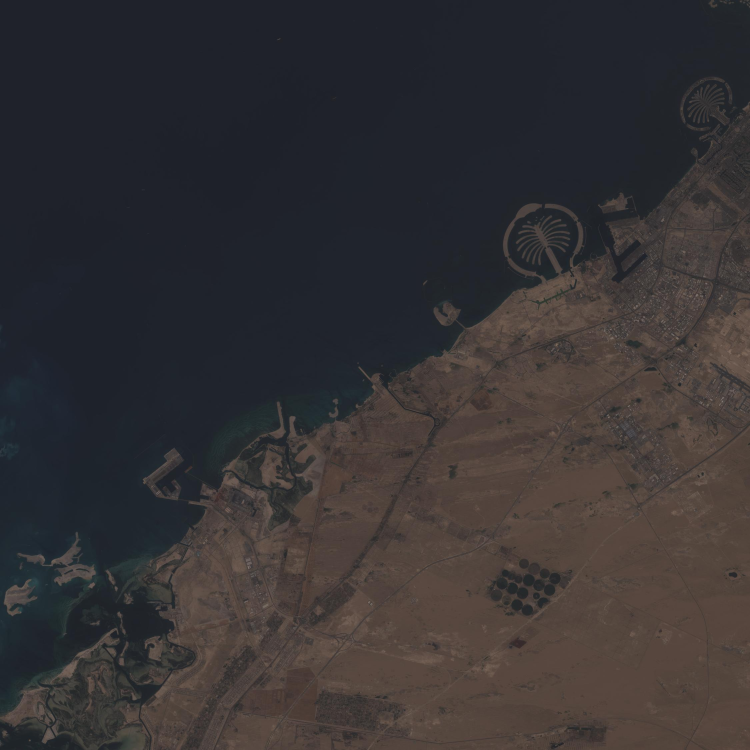
#> input picture dubaj_2024_1.jpg, 2250 x 2250 px (shown at 1/3 size)
$ jupyter execute --allow-errors brudnopis2.ipynb   (shell and % lines are left out)
#> lines starting #> are read from the running program, lines starting #| are printed output that depends on the picture
# Instalacja Bibliotek

[cell 1]
from landsatxplore.api import API
from landsatxplore.earthexplorer import EarthExplorer
import os

# Dane logowania do USGS
username = 'Morpheus1024'
password = 'Niy$@Km!j6W2K9mzo5x#U@^#UzDFY#Bxb@sX%5PZwL2Pzc@GE33YhH4$cP'

# Inicjalizacja API
#> (the rest of this cell did not finish here and is left out)

[cell 2]
import tifffile as tiff
import numpy as np
import matplotlib.pyplot as plt
#tif_image = Image.open('Landsat/2019/LE07_L2SP_191022_20190415_20200827_02_T1_SR_B5.TIF')
# Ścieżki do plików z kanałami
band5_path = 'Landsat/Las/2013/LC08_L2SP_227065_20130621_20200912_02_T1_SR_B6.TIF'  # Red
band4_path = 'Landsat/Las/2013/LC08_L2SP_227065_20130621_20200912_02_T1_SR_B5.TIF'  # Green
band3_path = 'Landsat/Las/2013/LC08_L2SP_227065_20130621_20200912_02_T1_SR_B4.TIF'  # Blue

# Otwórz kanały
#> (the rest of this cell did not finish here and is left out)

[cell 3]
# segmentacja wcztanego zdjęcia landsat przy pimocy torchgeo
#halo?
from torch.utils.data import DataLoader
from torchgeo.datasets import CDL, Landsat7, Landsat8, stack_samples
from torchgeo.samplers import RandomGeoSampler

import torchvision.transforms as T

[cell 4]
import cv2
import numpy as np
import matplotlib.pyplot as plt

# Wczytaj obraz
img = cv2.imread('dubaj_2024_1.jpg')
#> img is the input picture: shape (2250, 2250, 3); mean B, G, R 52.2, 50.4, 53.8
img_rgb = cv2.cvtColor(img, cv2.COLOR_BGR2RGB)
img_lab = cv2.cvtColor(img_rgb, cv2.COLOR_RGB2LAB)
#> img_lab: shape (2250, 2250, 3); mean of channels 0, 1, 2 54.3, 130, 127.2

# Definicja progów dla LAB (dostosuj wartości progów według własnych potrzeb)
thresholds = [
    (np.array([0, 0, 0]), np.array([80, 80, 80])),
    (np.array([80, 80, 80]), np.array([160, 160, 160])),
    (np.array([160, 160, 160]), np.array([240, 240, 240])),
    (np.array([20, 130, 130]), np.array([80, 150, 150])),
    (np.array([80, 150, 150]), np.array([140, 230, 230])),
]

# Tworzenie maski dla każdego progu
masks = [cv2.inRange(img_lab, lower, upper) for lower, upper in thresholds]
#> masks = 5 items

# Tworzenie segmentowanego obrazu
segmented_img = np.zeros_like(img_rgb)

# Kolory do wizualizacji segmentów
colors = [
    [255, 0, 0],  # czerwony
    [0, 255, 0],  # zielony
    [0, 0, 255],  # niebieski
    [255, 255, 0], # żółty
    [0, 255, 255]  # cyan
]

# Nałożenie masek na oryginalny obraz
for mask, color in zip(masks, colors):
    segmented_img[mask != 0] = color
#> this loop made 5 passes
#> color on passes 1 to 5: [255, 0, 0], [0, 255, 0], [0, 0, 255], [255, 255, 0], [0, 255, 255]
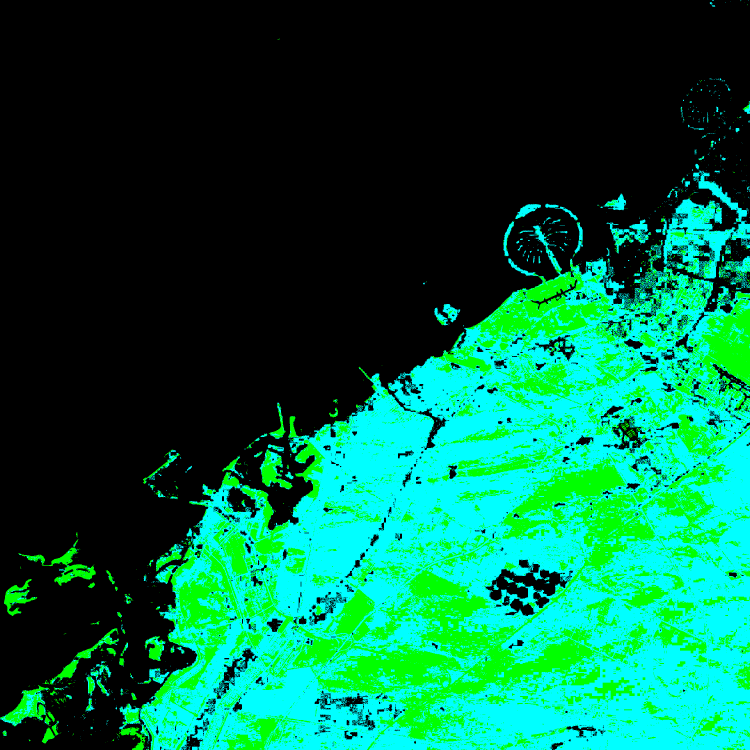
#> segmented_img: shape (2250, 2250, 3) (shown at 1/3 size); mean of channels 0, 1, 2 68.5, 101.9, 0; drawn as B, G, R

# Wyświetl oryginalny obraz i wynik segmentacji
plt.figure(figsize=(12, 6))
plt.subplot(1, 2, 1)
plt.title('Oryginalny obraz')
plt.imshow(img_rgb)
plt.subplot(1, 2, 2)
plt.title('Segmentacja za pomocą progowania')
plt.imshow(segmented_img)
plt.axis('off')
plt.show()
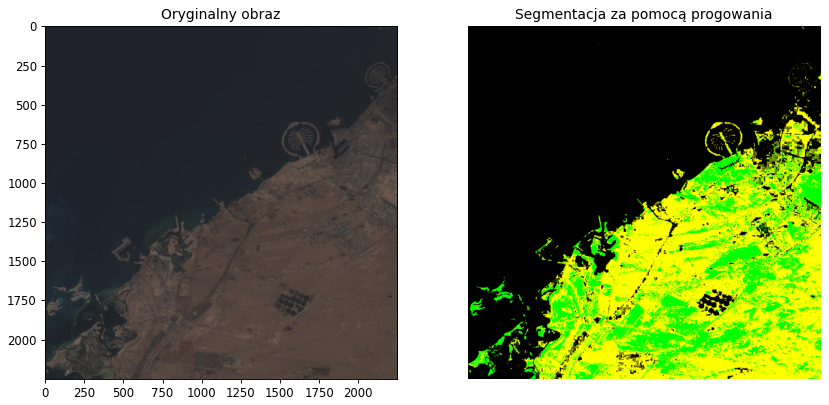
#> figure drawn by matplotlib, 2 panels

[cell 5]
from PIL import Image
import numpy as np
import matplotlib.pyplot as plt

# Funkcja do klasyfikacji kolorów
def classify_color(color):
    # Definiowanie kolorów (woda, lasy, miasta)
    water_color = np.array([0, 0, 255])
    forest_color = np.array([0, 255, 0])
    city_color = np.array([128, 128, 128])

    # Obliczanie odległości euklidesowych
    dist_water = np.linalg.norm(color - water_color)
    dist_forest = np.linalg.norm(color - forest_color)
    dist_city = np.linalg.norm(color - city_color)

    # Klasyfikacja na podstawie najmniejszej odległości
    if dist_water < dist_forest and dist_water < dist_city:
        return 'woda'
    elif dist_forest < dist_water and dist_forest < dist_city:
        return 'las'
    else:
        return 'miasto'

# Wczytaj obrazy
image1 = Image.open('LC08_L1TP_174038_20240616_20240616_02_RT.jpg')
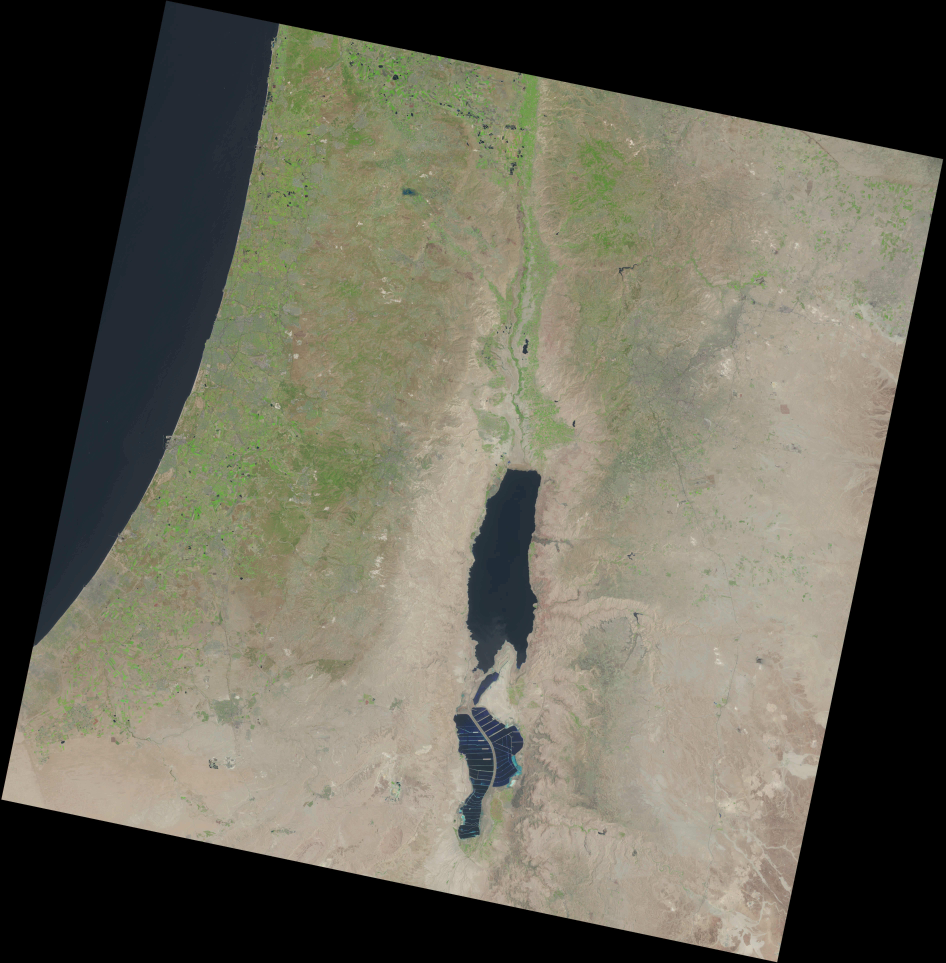
#> input picture data/LC08_L1TP_174038_20240616_20240616_02_RT.jpg, 7561 x 7701 px, found by its file name (shown at 1/8 size)
#> image1 is the input picture: PIL image 7561x7701 RGB; mean R, G, B 101.5, 99.3, 85.5
image2 = Image.open('LO08_L1TP_174038_20130602_20200924_02_T1.jpg')
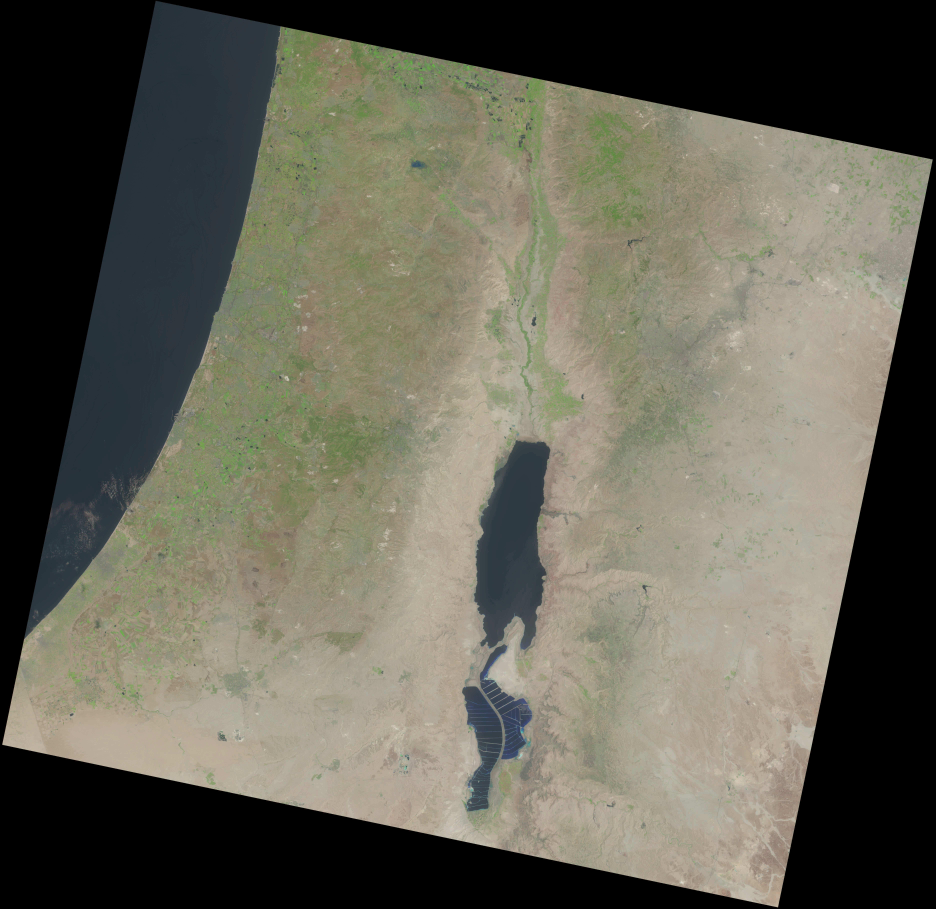
#> input picture data/LO08_L1TP_174038_20130602_20200924_02_T1.jpg, 7481 x 7271 px, found by its file name (shown at 1/8 size)
#> image2 is the input picture: PIL image 7481x7271 RGB; mean R, G, B 100.8, 98.8, 85.9

# Konwertuj obrazy na tablice NumPy
image1_np = np.array(image1)
image2_np = np.array(image2)

# Znajdź minimalne wymiary wspólne dla obu obrazów
min_height = min(image1_np.shape[0], image2_np.shape[0])
#> min_height = 7271
min_width = min(image1_np.shape[1], image2_np.shape[1])
#> min_width = 7481

# Przytnij obrazy do minimalnych wymiarów
image1_np = image1_np[:min_height, :min_width]
image2_np = image2_np[:min_height, :min_width]

# Oblicz różnicę
#> (the rest of this cell did not finish here and is left out)

#> (a cell that did not finish here is left out)

[cell 7]
import cv2
import numpy as np
from sklearn.cluster import KMeans
import matplotlib.pyplot as plt

img = cv2.imread('Landsat/2000/sections/section_5_8.png')
#> (the rest of this cell did not finish here and is left out)

# Dodanie wytrenowanego modelu

https://pytorch.org/vision/stable/models.html

#### semantyczna

Landsat/2018/LE07_L2SP_190022_20180523_20200829_02_T1_SR_B3.TIF

[cell 8]
import os
import torch
from samgeo import SamGeo

# Ścieżka do własnego obrazu wejściowego
image = 'Landsat/2018/sections/section_8_8.png'

# Ścieżka do pliku wyjściowego dla segmentacji
mask = 'segment.tif'

# Ścieżka do pliku wyjściowego dla wektorowej maski segmentacji
vector = 'segment.gpkg'

# Ścieżka do pliku checkpoint modelu SAM
out_dir = os.path.join(os.path.expanduser('~'), 'Downloads')
checkpoint = os.path.join(out_dir, 'sam_vit_h_4b8939.pth')

# Wykrywanie urządzenia (GPU lub CPU)
device = 'cpu'#'cuda' if torch.cuda.is_available() else 'cpu'

# Inicjalizacja obiektu SamGeo z odpowiednimi parametrami
#> (the rest of this cell did not finish here and is left out)

#### Dokonuje klasyfikacji, ale do dopracowania

[cell 9]
import torch
from PIL import Image
from torchvision import transforms, models
import matplotlib.pyplot as plt

#model = models.segmentation.deeplabv3_resnet101(pretrainemodel = models.segmentation.deeplabv3_mobilenet_v3_large(weights=models.segmentation.DeepLabV3_MobileNet_V3_Large_Weights.DEFAULT)model = models.segmentation.deeplabv3_mobilenet_v3_large(weights=models.segmentation.DeepLabV3_MobileNet_V3_Large_Weights.DEFAULT)model = models.segmentation.deeplabv3_mobilenet_v3_large(pretrained=True)ained=True)
#> (the rest of this cell did not finish here and is left out)

[cell 10]
from PIL import Image
import numpy as np
import matplotlib.pyplot as plt

# Wczytaj obrazy
image1 = Image.open('dubaj_2013_1.jpg')
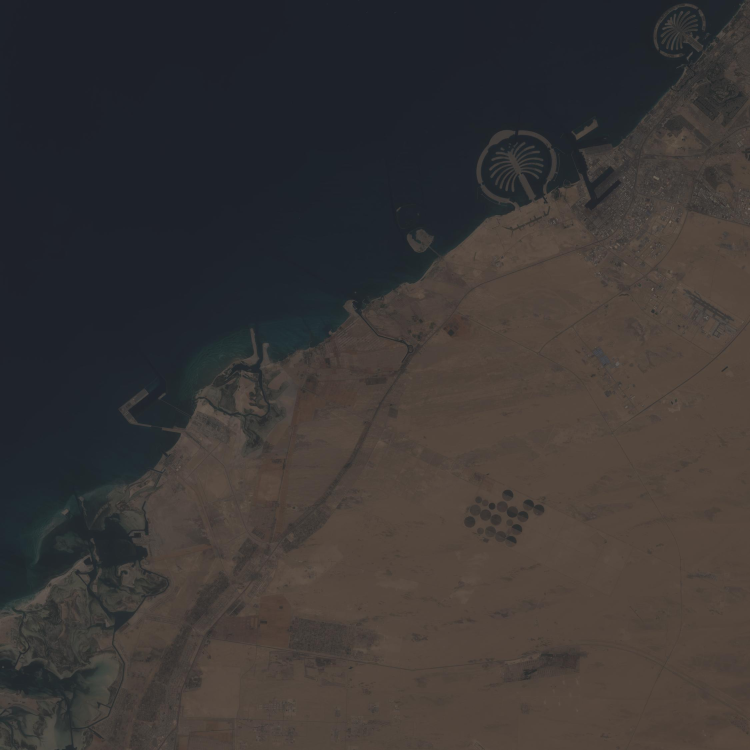
#> input picture dubaj_2013_1.jpg, 2250 x 2250 px (shown at 1/3 size)
#> image1 is the input picture: PIL image 2250x2250 RGB; mean R, G, B 58.1, 54.2, 53.4
image2 = Image.open('dubaj_2024_1.jpg')

# Konwertuj obrazy na tablice NumPy
image1_np = np.array(image1)
image2_np = np.array(image2)

# Oblicz różnicę
difference = np.abs(image1_np.astype(int) - image2_np.astype(int))
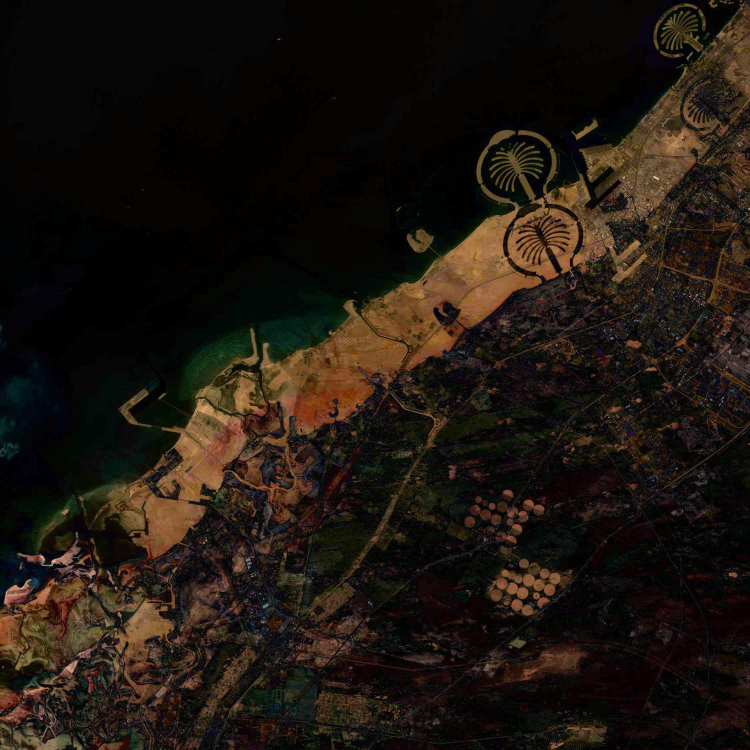
#> difference: shape (2250, 2250, 3) int64 (shown at 1/3 size); mean R, G, B 9.7, 7.2, 5.2; drawn with min black and max white

# Normalizuj różnicę dla wyświetlenia
difference = (difference - difference.min()) / (difference.max() - difference.min())

# Pokaż różnicę
plt.imshow(difference)
plt.colorbar()
plt.title('Różnica między obrazami')
plt.show()
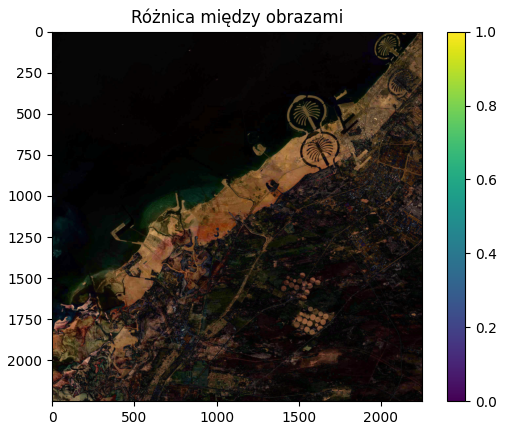
#> figure drawn by matplotlib, 2 panels
